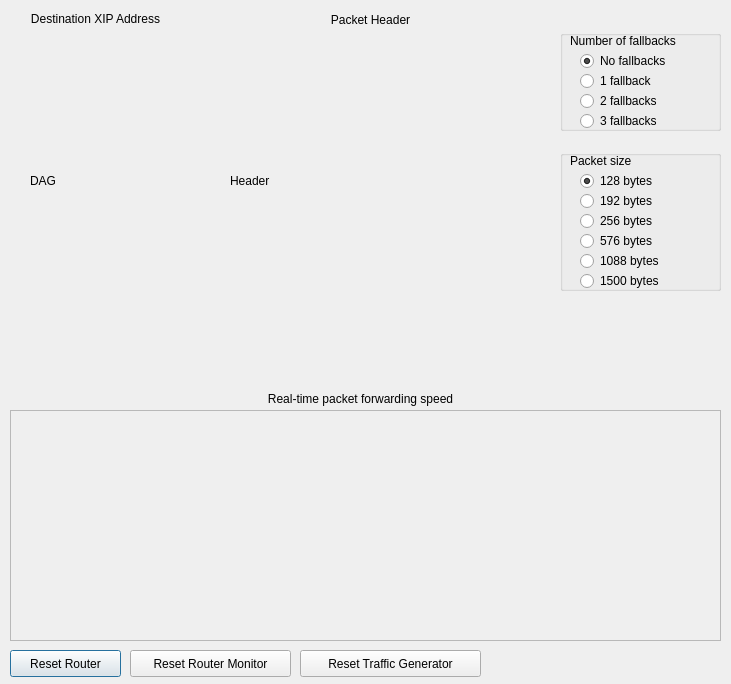
<?xml version="1.0" encoding="UTF-8"?>
<ui version="4.0">
 <class>Main</class>
 <widget class="QDialog" name="Main">
  <property name="geometry">
   <rect>
    <x>0</x>
    <y>0</y>
    <width>731</width>
    <height>684</height>
   </rect>
  </property>
  <property name="windowTitle">
   <string>XIA High-Speed Software Router Demo</string>
  </property>
  <property name="modal">
   <bool>false</bool>
  </property>
  <widget class="QLabel" name="label">
   <property name="geometry">
    <rect>
     <x>10</x>
     <y>10</y>
     <width>171</width>
     <height>17</height>
    </rect>
   </property>
   <property name="sizePolicy">
    <sizepolicy hsizetype="Expanding" vsizetype="Preferred">
     <horstretch>0</horstretch>
     <verstretch>0</verstretch>
    </sizepolicy>
   </property>
   <property name="text">
    <string>Destination XIP Address</string>
   </property>
   <property name="scaledContents">
    <bool>false</bool>
   </property>
   <property name="alignment">
    <set>Qt::AlignCenter</set>
   </property>
  </widget>
  <widget class="QLabel" name="label_2">
   <property name="geometry">
    <rect>
     <x>200</x>
     <y>10</y>
     <width>341</width>
     <height>20</height>
    </rect>
   </property>
   <property name="sizePolicy">
    <sizepolicy hsizetype="Expanding" vsizetype="Preferred">
     <horstretch>0</horstretch>
     <verstretch>0</verstretch>
    </sizepolicy>
   </property>
   <property name="frameShadow">
    <enum>QFrame::Plain</enum>
   </property>
   <property name="text">
    <string>Packet Header</string>
   </property>
   <property name="scaledContents">
    <bool>false</bool>
   </property>
   <property name="alignment">
    <set>Qt::AlignCenter</set>
   </property>
  </widget>
  <widget class="QGroupBox" name="groupBox">
   <property name="geometry">
    <rect>
     <x>560</x>
     <y>30</y>
     <width>161</width>
     <height>101</height>
    </rect>
   </property>
   <property name="sizePolicy">
    <sizepolicy hsizetype="Fixed" vsizetype="Fixed">
     <horstretch>0</horstretch>
     <verstretch>0</verstretch>
    </sizepolicy>
   </property>
   <property name="title">
    <string/>
   </property>
   <widget class="QRadioButton" name="radioButton_FB_0">
    <property name="geometry">
     <rect>
      <x>20</x>
      <y>20</y>
      <width>114</width>
      <height>22</height>
     </rect>
    </property>
    <property name="text">
     <string>No fallbacks</string>
    </property>
    <property name="checked">
     <bool>true</bool>
    </property>
   </widget>
   <widget class="QRadioButton" name="radioButton_FB_1">
    <property name="geometry">
     <rect>
      <x>20</x>
      <y>40</y>
      <width>114</width>
      <height>22</height>
     </rect>
    </property>
    <property name="text">
     <string>1 fallback</string>
    </property>
   </widget>
   <widget class="QRadioButton" name="radioButton_FB_2">
    <property name="geometry">
     <rect>
      <x>20</x>
      <y>60</y>
      <width>114</width>
      <height>22</height>
     </rect>
    </property>
    <property name="text">
     <string>2 fallbacks</string>
    </property>
   </widget>
   <widget class="QRadioButton" name="radioButton_FB_3">
    <property name="geometry">
     <rect>
      <x>20</x>
      <y>80</y>
      <width>114</width>
      <height>22</height>
     </rect>
    </property>
    <property name="text">
     <string>3 fallbacks</string>
    </property>
   </widget>
   <widget class="QLabel" name="label_3">
    <property name="geometry">
     <rect>
      <x>10</x>
      <y>0</y>
      <width>201</width>
      <height>21</height>
     </rect>
    </property>
    <property name="sizePolicy">
     <sizepolicy hsizetype="Preferred" vsizetype="Preferred">
      <horstretch>0</horstretch>
      <verstretch>0</verstretch>
     </sizepolicy>
    </property>
    <property name="text">
     <string>Number of fallbacks</string>
    </property>
    <property name="scaledContents">
     <bool>false</bool>
    </property>
    <property name="wordWrap">
     <bool>true</bool>
    </property>
   </widget>
  </widget>
  <widget class="QGroupBox" name="groupBox_2">
   <property name="geometry">
    <rect>
     <x>560</x>
     <y>150</y>
     <width>161</width>
     <height>141</height>
    </rect>
   </property>
   <property name="sizePolicy">
    <sizepolicy hsizetype="Fixed" vsizetype="Fixed">
     <horstretch>0</horstretch>
     <verstretch>0</verstretch>
    </sizepolicy>
   </property>
   <property name="title">
    <string/>
   </property>
   <widget class="QRadioButton" name="radioButton_PS_128">
    <property name="geometry">
     <rect>
      <x>20</x>
      <y>20</y>
      <width>114</width>
      <height>22</height>
     </rect>
    </property>
    <property name="text">
     <string>128 bytes</string>
    </property>
    <property name="checked">
     <bool>true</bool>
    </property>
   </widget>
   <widget class="QRadioButton" name="radioButton_PS_256">
    <property name="geometry">
     <rect>
      <x>20</x>
      <y>60</y>
      <width>114</width>
      <height>22</height>
     </rect>
    </property>
    <property name="text">
     <string>256 bytes</string>
    </property>
   </widget>
   <widget class="QRadioButton" name="radioButton_PS_576">
    <property name="geometry">
     <rect>
      <x>20</x>
      <y>80</y>
      <width>114</width>
      <height>22</height>
     </rect>
    </property>
    <property name="text">
     <string>576 bytes</string>
    </property>
   </widget>
   <widget class="QRadioButton" name="radioButton_PS_1088">
    <property name="geometry">
     <rect>
      <x>20</x>
      <y>100</y>
      <width>114</width>
      <height>22</height>
     </rect>
    </property>
    <property name="text">
     <string>1088 bytes</string>
    </property>
   </widget>
   <widget class="QLabel" name="label_4">
    <property name="geometry">
     <rect>
      <x>10</x>
      <y>0</y>
      <width>201</width>
      <height>21</height>
     </rect>
    </property>
    <property name="sizePolicy">
     <sizepolicy hsizetype="Preferred" vsizetype="Preferred">
      <horstretch>0</horstretch>
      <verstretch>0</verstretch>
     </sizepolicy>
    </property>
    <property name="text">
     <string>Packet size</string>
    </property>
    <property name="scaledContents">
     <bool>false</bool>
    </property>
    <property name="wordWrap">
     <bool>true</bool>
    </property>
   </widget>
   <widget class="QRadioButton" name="radioButton_PS_1500">
    <property name="geometry">
     <rect>
      <x>20</x>
      <y>120</y>
      <width>114</width>
      <height>22</height>
     </rect>
    </property>
    <property name="text">
     <string>1500 bytes</string>
    </property>
   </widget>
   <widget class="QRadioButton" name="radioButton_PS_192">
    <property name="geometry">
     <rect>
      <x>20</x>
      <y>40</y>
      <width>114</width>
      <height>22</height>
     </rect>
    </property>
    <property name="text">
     <string>192 bytes</string>
    </property>
    <property name="checked">
     <bool>false</bool>
    </property>
   </widget>
  </widget>
  <widget class="QLabel" name="label_5">
   <property name="geometry">
    <rect>
     <x>230</x>
     <y>390</y>
     <width>261</width>
     <height>17</height>
    </rect>
   </property>
   <property name="sizePolicy">
    <sizepolicy hsizetype="Expanding" vsizetype="Preferred">
     <horstretch>0</horstretch>
     <verstretch>0</verstretch>
    </sizepolicy>
   </property>
   <property name="text">
    <string>Real-time packet forwarding speed</string>
   </property>
   <property name="scaledContents">
    <bool>false</bool>
   </property>
   <property name="alignment">
    <set>Qt::AlignCenter</set>
   </property>
  </widget>
  <widget class="QPushButton" name="pushButton_Router">
   <property name="geometry">
    <rect>
     <x>10</x>
     <y>650</y>
     <width>111</width>
     <height>27</height>
    </rect>
   </property>
   <property name="text">
    <string>Reset Router</string>
   </property>
   <property name="autoDefault">
    <bool>true</bool>
   </property>
  </widget>
  <widget class="QPushButton" name="pushButton_TGen">
   <property name="geometry">
    <rect>
     <x>300</x>
     <y>650</y>
     <width>181</width>
     <height>27</height>
    </rect>
   </property>
   <property name="text">
    <string>Reset Traffic Generator</string>
   </property>
  </widget>
  <widget class="QPushButton" name="pushButton_Monitor">
   <property name="geometry">
    <rect>
     <x>130</x>
     <y>650</y>
     <width>161</width>
     <height>27</height>
    </rect>
   </property>
   <property name="text">
    <string>Reset Router Monitor</string>
   </property>
   <property name="autoDefault">
    <bool>true</bool>
   </property>
  </widget>
  <widget class="QFrame" name="frame_plot">
   <property name="geometry">
    <rect>
     <x>10</x>
     <y>410</y>
     <width>711</width>
     <height>231</height>
    </rect>
   </property>
   <property name="frameShape">
    <enum>QFrame::StyledPanel</enum>
   </property>
   <property name="frameShadow">
    <enum>QFrame::Raised</enum>
   </property>
  </widget>
  <widget class="QLabel" name="label_Header">
   <property name="geometry">
    <rect>
     <x>230</x>
     <y>30</y>
     <width>281</width>
     <height>301</height>
    </rect>
   </property>
   <property name="text">
    <string>Header</string>
   </property>
  </widget>
  <widget class="QLabel" name="label_DAG">
   <property name="geometry">
    <rect>
     <x>30</x>
     <y>110</y>
     <width>151</width>
     <height>141</height>
    </rect>
   </property>
   <property name="text">
    <string>DAG</string>
   </property>
  </widget>
 </widget>
 <resources/>
 <connections/>
</ui>
